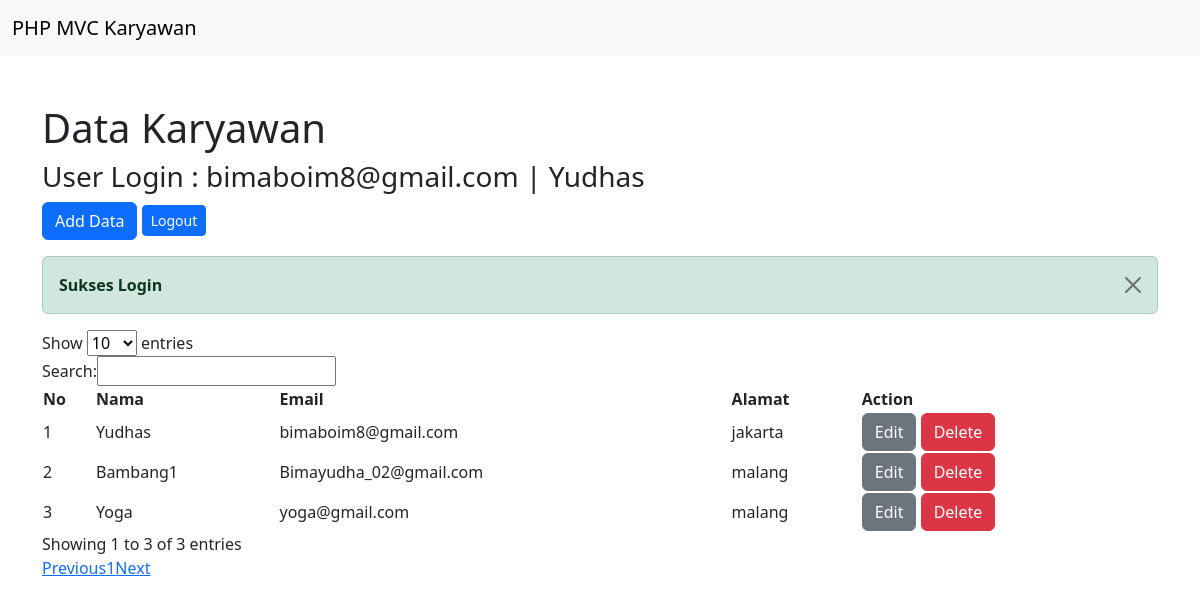
Page /karyawan (signed in) on the committed database.
### tables this page shows
CREATE TABLE `karyawan` (
  `id` int(11) NOT NULL,
  `email` varchar(255) NOT NULL,
  `password` varchar(255) NOT NULL,
  `nama` varchar(255) NOT NULL,
  `alamat` varchar(255) NOT NULL
);

### app/core/Controller.php (called while the page is built, shortened)
<?php
class Controller
{
    public function loadModel($model)
    {
        return new $model;
    }
    public function loadView($view, $data = [])
    {
        require_once '../app/views/'.$view.'.php';
    }
}
?>

### app/controllers/Karyawan.php (called while the page is built, shortened)
<?php
class Karyawan extends Controller
{
    private $modelKaryawan;
    public function __construct()
    {
        $this->modelKaryawan = $this->loadModel('ModelKaryawan');
    }
    public function index()
    {
        $data = [
            'title'=> 'Data Karyawan',
            'data_karyawan' => $this->modelKaryawan->getAll(),
        ];
        $this->loadView('templates/header',$data);
        $this->loadView('templates/navbar',$data);
        $this->loadView('karyawan/index',$data);
        $this->loadView('templates/footer');
    }
}
?>

### app/core/App.php (called while the page is built, shortened)
<?php
class App
{
    private $method = 'index';
    private $parameter = [];
    public function __construct()
    {
        $this->controller = new $this->controller;
        call_user_func_array([$this->controller,$this->method],$this->parameter);
    }
}
?>

### public/index.php (called while the page is built, shortened)
<?php
$app = new App();
?>

### app/core/Database.php (called while the page is built)
<?php
class Database
{
    private $conn;
    public function __construct()
    {
        $this->conn = $this->setConnect();
    }
    public function query($query, $params = array())
    {
        $stsmt = $this->conn->prepare($query);
        $stsmt->execute($params);
        return $stsmt;
    }
    public function setConnect()
    {
        try {
            $host = DB_HOST;
            $user = DB_USER;
            $pass = DB_PASS;
            $db = DB_NAME;
            $port = DB_PORT;
            $option = [
                PDO::ATTR_PERSISTENT => true,
                PDO::ATTR_ERRMODE => PDO::ERRMODE_EXCEPTION,
            ];
            $this->conn = new PDO("mysql:host=$host;port=$port;dbname=$db", $user, $pass, $option);
            return $this->conn;
        } catch (\Throwable $e) {
            die($e->getMessage());
        }
    }
}

### app/models/ModelKaryawan.php (called while the page is built, shortened)
<?php
class ModelKaryawan extends Database
{
    private $table_name = "karyawan";
    public function getAll()
    {
        $query = "SELECT * from " . $this->table_name;
        return $this->query($query)->fetchAll(PDO::FETCH_OBJ);
    }
}
?>

### app/views/karyawan/index.php (the view, shortened to what this page needs)
<div class="container mt-5">
    <div class="row">
        <div class="col-12 mb-3">
            <h1><?= $title; ?></h1>
            <h3>User Login : <?= $_SESSION['user']['data']->email; ?> | <?= $_SESSION['user']['data']->nama; ?></h3>
            <button type="button" class="btn btn-primary" data-bs-toggle="modal" data-bs-target="#add_data">
                Add Data
            </button>
            <a href="user/logout" class="btn btn-sm btn-primary">Logout</a>
        </div>
        <div class="col-12">
            <?php Flasher::getFlash(); ?>
            <table id="table_data" class="stripe" style="width:100%">
                <thead>
                    <tr>
                        <th>No</th>
                        <th>Nama</th>
                        <th>Email</th>
                        <th>Alamat</th>
                        <th>Action</th>
                    </tr>
                </thead>
                <tbody>
                    <?php if (isset($data_karyawan) && $data_karyawan != null): ?>
                        <?php $no = 1; ?>
                        <?php foreach ($data_karyawan as $key => $value): ?>
                            <tr>
                                <td><?= $no; ?></td>
                                <td><?= $value->nama; ?></td>
                                <td><?= $value->email; ?></td>
                                <td><?= $value->alamat; ?></td>
                                <td>
                                    <a href="<?= BASEURL; ?>karyawan/edit/<?= $value->id; ?>" class="btn btn-small btn-secondary">Edit</a>
                                    <a href="<?= BASEURL; ?>karyawan/delete/<?= $value->id; ?>" class="btn btn-small btn-danger" onclick="return confirm('Apakah anda yakin ingin menghapus data ini?')">Delete</a>
                                </td>
                            </tr>
                            <?php $no += 1; ?>
                        <?php endforeach ?>
                    <?php endif ?>
                </tbody>
            </table>
        </div>
    </div>
</div>

### app/views/templates/header.php (shortened to what this page needs)
<!DOCTYPE html>
<html lang="en">
<head>
    <link rel="stylesheet" href="<?= BASEURL; ?>/css/bootstrap.css">
    <link rel="stylesheet" href="https://cdnjs.cloudflare.com/ajax/libs/twitter-bootstrap/5.3.0/css/bootstrap.min.css">
    <link rel="stylesheet" href="https://cdn.datatables.net/2.1.8/css/dataTables.bootstrap5.css">
</head>
<body>

### app/views/templates/navbar.php (shortened to what this page needs)
<nav class="navbar navbar-expand-lg bg-body-tertiary">
    <div class="container-fluid">
        <a class="navbar-brand" href="#">PHP MVC Karyawan</a>
    </div>
</nav>

### app/core/Flasher.php (shortened to what this page needs)
<?php
class Flasher
{
    public static function getFlash()
    {
        if (isset($_SESSION['flash'])) {
            echo '
            <div class="alert alert-' . $_SESSION['flash']['type'] . ' alert-dismissible fade show" role="alert">
                <strong>' . $_SESSION['flash']['message'] . '</strong>
                <button type="button" class="btn-close" data-bs-dismiss="alert" aria-label="Close"></button>
            </div>
            ';
        }
    }
}

### app/views/templates/footer.php (shortened to what this page needs)
</body>
</html>

### rows in the picture
karyawan: email "bimaboim8@gmail.com", nama "Yudhas", alamat "jakarta"
karyawan: nama "Bambang1", email "Bimayudha_02@gmail.com", alamat "malang"
karyawan: nama "Yoga", email "yoga@gmail.com", alamat "malang"

### other values in the picture
$title "Data Karyawan"
$_SESSION['flash']['message'] "Sukses Login"
